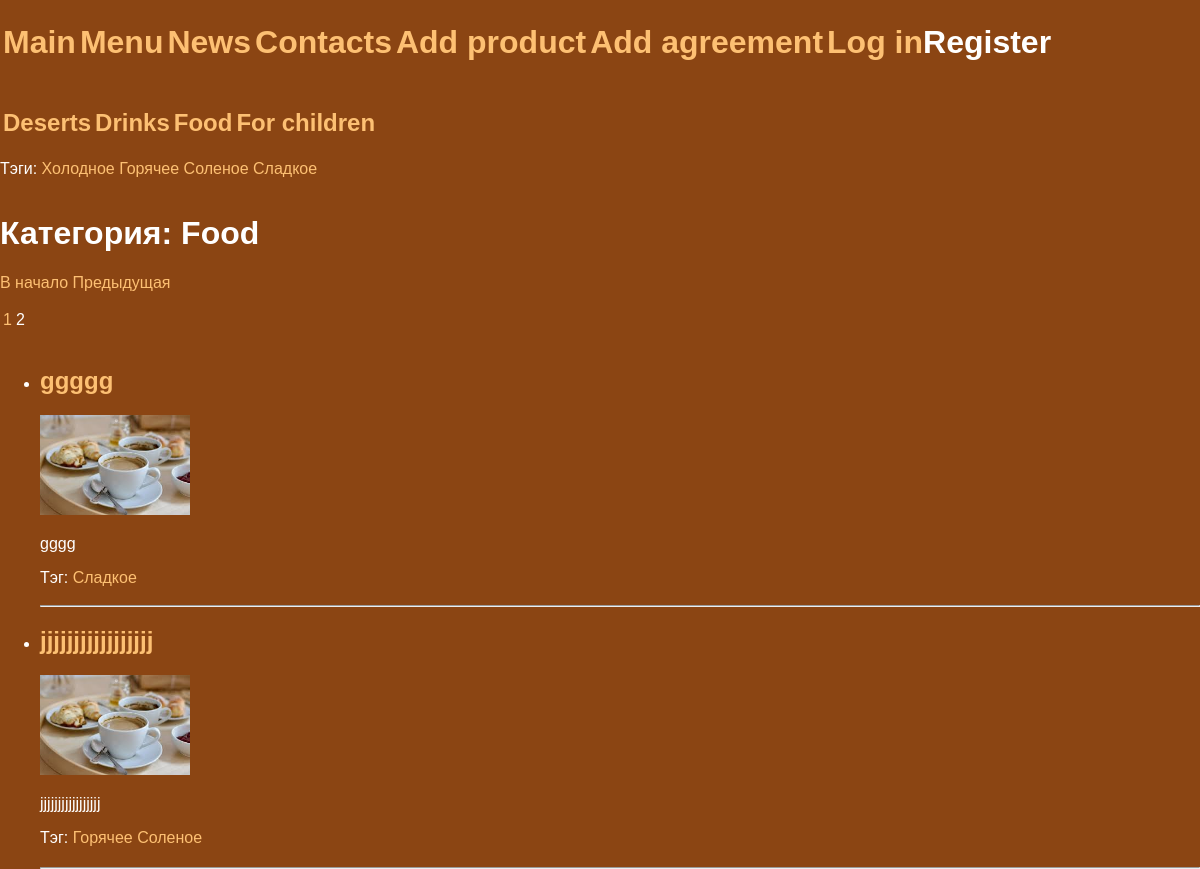
Page /menu/category/Food/?page=2 on the earlier database version.
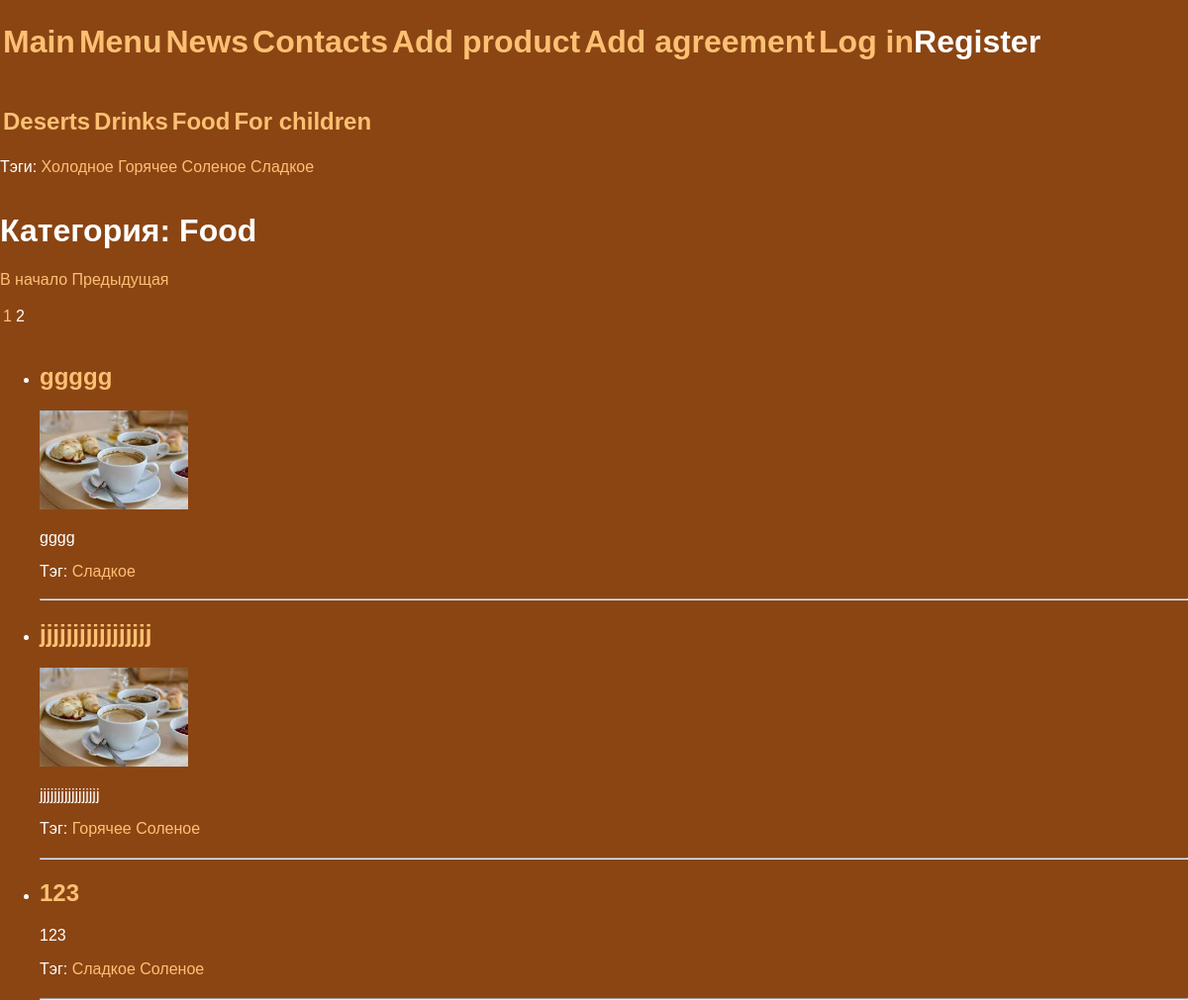
Same page on the later database version.
### yulia_app_1/models.py (models this page shows, shortened)
class Category(models.Model):
    title = models.CharField(max_length=50)
    slug = models.SlugField(max_length=50, unique=True)
    class Meta:
        verbose_name='Категории меню'
        verbose_name_plural='Категории меню'
    def get_absolute_url(self):
        return reverse('show_category', kwargs={'cat_slug': self.slug})

class TagTable(models.Model):
    tag = models.CharField(max_length=50)
    slug = models.SlugField(max_length=50, unique=True)
    class Meta:
        verbose_name='Тэги'
        verbose_name_plural='Тэги'
    def __str__(self):
        return self.tag
    def get_absolute_url(self):
        return reverse('show_tag', kwargs={'tag_slug': self.slug})

class Coffee(models.Model):
    class Status(models.IntegerChoices):
        DRAFT = 0
        PUBLISHED = 1
    title = models.CharField(max_length=50)
    slug = models.SlugField(max_length=50, unique=True)
    content = models.TextField()
    time_create = models.DateTimeField(auto_now_add=True)
    time_update = models.DateTimeField(auto_now=True)
    is_published = models.BooleanField(choices=Status, default=Status.DRAFT)
    cat = models.ForeignKey('Category', on_delete=models.PROTECT, related_name='category')
    tag = models.ManyToManyField('TagTable', blank=True, related_name='tagtable')
    gost = models.OneToOneField('Gost', on_delete=models.SET_NULL, null=True, blank=True, related_name='gost')
    photo = models.ImageField(upload_to="photos/%Y/%m/%d/", blank=True, null=True)
    class Meta:
        verbose_name='Продуктовые позиции для кофейни'
        verbose_name_plural='Продуктовые позиции для кофейни'
    def get_absolute_url(self):
        return reverse('show_menu', kwargs={'menu_slug': self.slug})

### yulia_app_1/views.py (the view)
# urls.py: path('menu/category/<slug:cat_slug>/', views.ShowCategory.as_view(), name = 'show_category'),
class ShowCategory(ListView):
    template_name = 'menu/menu.html'
    context_object_name = 'post'
    allow_empty = False
    paginate_by = 3
    def get_queryset(self):
        self.category = get_object_or_404(Category, slug=self.kwargs['cat_slug'])
        return Coffee.objects.filter(cat_id=self.category.pk)
    def get_context_data(self, **kwargs):
        context = super().get_context_data(**kwargs)
        context['title'] = 'Категория: ' + self.category.title
        context['title_tags'] = 'Тэги: '
        context['all_categories'] = Category.objects.annotate(total=Count('category')).filter(total__gt=0)
        context['all_tags'] = TagTable.objects.annotate(total=Count('tagtable')).filter(total__gt=0)
        return context

### users/context_processors.py (called while the page is built)
def get_main_menu(request):
    return {'main_menu': main_menu}

### templates/menu/menu.html (shortened to what this page needs)
{% extends 'home.html' %}
{% block content %}
<h1>{{ title }}</h1>
{% if page_obj.has_previous %}
    <a href="?page=1"> В начало </a>
    <a href="?page={{ page_obj.previous_page_number }}"> Предыдущая </a>
{% endif %}
<table>
        <tr>
            {% if page_obj.has_other_pages %}
            {% for item in page_obj.paginator.page_range %}
                {% if item == page_obj.number %}
                    <td><p>{{ item }}</p></td>
                {% elif item >= page_obj.number|add:-2 and item <= page_obj.number|add:2 %}
                    <td><a href="?page={{ item }}">{{ item }}</a></td>
                {% endif %}
            {% endfor %}
            {% endif %}
        </tr>
 </table>
<ul>
    {% for i in post %}
    {% if i.is_published %}
    <li>
        <h2><a href="{{ i.get_absolute_url }}">{{ i.title }}</a></h2>
        {% if i.photo %}
            <p><img src="{{ i.photo.url }}" alt="{{ i.title }}" width="150" height="auto"></p>
        {% endif %}
        <p>{{ i.content }}</p>
        <table>
            <td>
                {% for tag in i.tag.all %}
                <tr><a href="{{ tag.get_absolute_url }}">{{ tag }} </a></tr>
                {% endfor%}
            </td>
        </table>
        <hr>
    </li>
    {% endif %}
    {% endfor %}
</ul>
{% endblock %}

### templates/home.html (shortened to what this page needs)
{% load static %}
<!DOCTYPE html>
<head>
    <link type="text/css" href="{% static 'yulia_app_1/css/styles.css' %}" rel="stylesheet"/>
</head>
<body bgcolor = "SaddleBrown" >
    <font color = "white">
    <table>
            {% for m in main_menu %}
            <td>
                <h1><a href="{% url m.url_name %}">{{m.title}}</a></h1>
            </td>
            {% endfor %}
            {% if user.is_authenticated %}
            <td>
                <h1> {{ user.username }} <a href="{% url 'users:logout' %}">Log out</a></h1>
            </td>
            {% else %}
            <td>
                <h1><a href="{% url 'users:login' %}">Log in</a>Register</h1>
            </td>
            {% endif %}
    </table>
        <table>
            {% for cat in all_categories %}
            <td>
                <h2><a href="{{ cat.get_absolute_url }}">{{cat.title}}</a></h2>
            </td>
            {% endfor %}
        </table>
    <table>
        <td>
            {% for tag in all_tags %}
            <tr><a href="{{ tag.get_absolute_url }}">{{tag.tag}} </a></tr>
            {% endfor %}
        </td>
    </table>
{% block content %}{% endblock %}
    </font>
</body>

### yulia_app_1/static/yulia_app_1/css/styles.css (style rules this page uses)
html, body { font-family: 'Arial'; margin: 0; padding: 0; height: 100%; width: 100%; color: #444; }
a { color: #fdc073; text-decoration: none; }
img { max-width: 600px; height: auto; }

Differences in the rows shown:
added Coffee: title "123", content "123", TagTable (tag "Сладкое"), TagTable (tag "Соленое")
